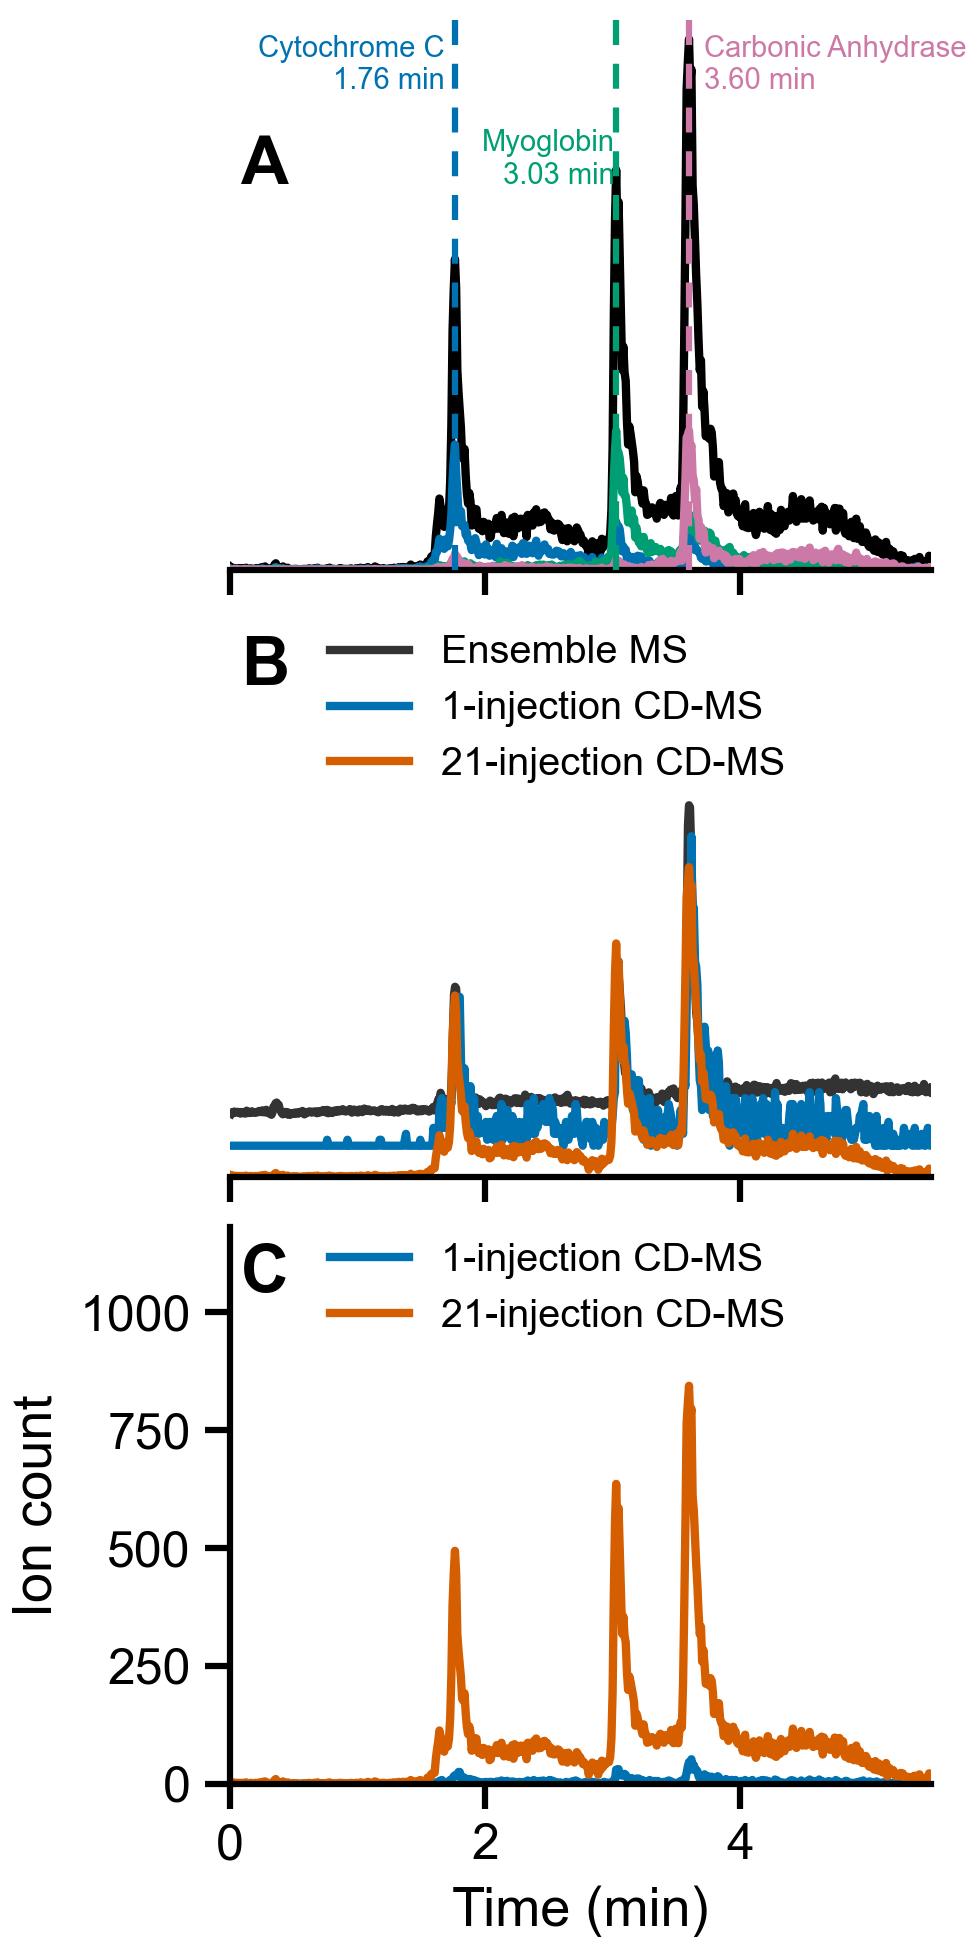

Reproduce this figure in Python.
"""Create the three-panel chromatogram comparison used in Figure 2."""

from pathlib import Path

import matplotlib.pyplot as plt
import numpy as np


DATA_ROOT = Path(
    r"Z:\Group Share\BHT\Temp\Paper\DMT\Protein Mix 21 Injections Set 1"
)
MERGED_ROOT = DATA_ROOT / "merged"
TWENTY_ONE_INJECTION_DIR = MERGED_ROOT / (
    "20260327_BHT_agilentc8column_protienmix_CDMS_0o1mgmLs_set1_merged_21_"
    "unidecfiles"
)
ONE_INJECTION_DIR = MERGED_ROOT / (
    "20260327_BHT_agilentc8column_protienmix_CDMS_0o1mgmLs_set1_merged_1_"
    "unidecfiles"
)
ENSEMBLE_CHROMATOGRAM = Path(
    r"Z:\Group Share\BHT\Temp\Paper\Ensemble Protein Mix Triplicate"
) / "UniDec_Figures_and_Files" / "Protein mix Rep 1 chrom.txt"

TIC_21 = TWENTY_ONE_INJECTION_DIR / "TIC_decon.txt"
TIC_1 = ONE_INJECTION_DIR / "TIC_chrom.txt"

# The one-injection TIC is zero-padded after the chromatographic run. All of the
# actual signals in the supplied files lie within this common time window.
TIME_LIMITS = (0.0, 5.5)

# Panel B traces are independently normalized to 0--100% first, then shifted
# slightly so that coincident features remain visible.
STAGGER_STEP = 10.0

OUTPUT_DIRECTORY = Path(__file__).resolve().parent
OUTPUT_PNG = OUTPUT_DIRECTORY / "Figure 2.png"
OUTPUT_PDF = OUTPUT_DIRECTORY / "Figure 2.pdf"
FIGURE_SIZE_INCHES = (3.25, 6.5)
OUTPUT_DPI = 300


def load_chromatogram(path: Path) -> tuple[np.ndarray, np.ndarray]:
    """Load and validate a two-column time/intensity chromatogram."""
    if not path.is_file():
        raise FileNotFoundError(f"Chromatogram not found: {path}")

    data = np.loadtxt(path, dtype=float)
    if data.ndim != 2 or data.shape[1] < 2:
        raise ValueError(f"Expected at least two columns in: {path}")

    time = data[:, 0]
    intensity = data[:, 1]
    finite = np.isfinite(time) & np.isfinite(intensity)
    if not np.any(finite):
        raise ValueError(f"No finite time/intensity pairs in: {path}")

    # Deconvolution can leave numerical noise around -1e-14. Ion counts are
    # physically non-negative, so remove only those negative values here.
    return time[finite], np.clip(intensity[finite], 0.0, None)


def normalize_to_percent(intensity: np.ndarray) -> np.ndarray:
    """Min-max normalize a signal to exactly 0--100%."""
    minimum = float(np.min(intensity))
    maximum = float(np.max(intensity))
    span = maximum - minimum
    if span <= 0:
        return np.zeros_like(intensity)
    return 100.0 * (intensity - minimum) / span


def style_axis(
    axis: plt.Axes, panel_letter: str, panel_letter_y: float = 0.97
) -> None:
    """Apply shared publication styling and add a panel letter."""
    axis.spines["top"].set_visible(False)
    axis.spines["right"].set_visible(False)
    axis.spines["left"].set_linewidth(1.5)
    axis.spines["bottom"].set_linewidth(1.5)
    axis.tick_params(direction="out", width=1.5, length=6)
    axis.set_xlim(*TIME_LIMITS)
    axis.text(
        0.015,
        panel_letter_y,
        panel_letter,
        transform=axis.transAxes,
        fontsize=16,
        fontweight="bold",
        ha="left",
        va="top",
        zorder=10,
    )


def hide_y_axis(axis: plt.Axes) -> None:
    """Hide the y-axis while retaining the data scaling."""
    axis.set_ylabel("")
    axis.set_yticks([])
    axis.spines["left"].set_visible(False)
    axis.tick_params(axis="y", left=False, labelleft=False)


def style_percent_axis(axis: plt.Axes, upper_limit: float = 104.0) -> None:
    """Set the normalized range while keeping the y-axis hidden."""
    axis.set_ylim(0.0, upper_limit)
    hide_y_axis(axis)


def make_figure() -> plt.Figure:
    """Build and return the complete three-row, one-column figure."""
    panel_a = [
        (TIC_21, "Total ion chromatogram", "#000000"),
        (
            TWENTY_ONE_INJECTION_DIR / "Swoop_mz__1153_z__11_decon.txt",
            "Cytochrome C EIC",
            "#0072B2",
        ),
        (
            TWENTY_ONE_INJECTION_DIR / "Swoop_mz__1326_z__13_decon.txt",
            "Myoglobin EIC",
            "#009E73",
        ),
        (
            TWENTY_ONE_INJECTION_DIR / "Swoop_mz__1433_z__20_decon.txt",
            "Carbonic Anhydrase EIC",
            "#CC79A7",
        ),
    ]
    comparison = [
        (ENSEMBLE_CHROMATOGRAM, "Ensemble MS", "#333333"),
        (TIC_1, "1-injection CD-MS", "#0072B2"),
        (TIC_21, "21-injection CD-MS", "#D55E00"),
    ]

    figure, axes = plt.subplots(
        nrows=3,
        ncols=1,
        sharex=True,
        figsize=FIGURE_SIZE_INCHES,
        constrained_layout=True,
    )

    # A: raw TIC and protein-specific EIC overlays (no normalization).
    for path, label, color in panel_a:
        time, intensity = load_chromatogram(path)
        if path != TIC_21:
            retention_time = float(time[np.argmax(intensity)])
            axes[0].axvline(
                retention_time,
                color=color,
                linestyle=(0, (4, 3)),
                linewidth=1.5,
                alpha=1.0,
                zorder=3,
            )
            protein_name = label.removesuffix(" EIC")
            if protein_name in {"Cytochrome C", "Myoglobin"}:
                label_x = retention_time - (
                    0.01 if protein_name == "Myoglobin" else 0.08
                )
                label_y = 0.79 if protein_name == "Myoglobin" else 0.96
                horizontal_alignment = "right"
            else:
                label_x = retention_time + (
                    0.12 if protein_name == "Carbonic Anhydrase" else 0.08
                )
                label_y = 0.96
                horizontal_alignment = "left"
            axes[0].text(
                label_x,
                label_y,
                f"{protein_name}\n{retention_time:.2f} min",
                transform=axes[0].get_xaxis_transform(),
                color=color,
                fontsize=7.0,
                fontweight="normal",
                ha=horizontal_alignment,
                va="top",
                zorder=4,
            )
        axes[0].plot(
            time,
            intensity,
            color=color,
            linewidth=2.0,
            label=label,
            zorder=2,
        )
    style_axis(axes[0], "A", panel_letter_y=0.78)
    axes[0].set_ylim(bottom=0.0)
    hide_y_axis(axes[0])

    # B: normalized comparison with a small vertical offset between traces.
    offsets = STAGGER_STEP * np.arange(len(comparison) - 1, -1, -1)
    for (path, label, color), offset in zip(comparison, offsets):
        time, intensity = load_chromatogram(path)
        axes[1].plot(
            time,
            normalize_to_percent(intensity) + offset,
            color=color,
            linewidth=2.0,
            label=label,
        )
    style_axis(axes[1], "B")
    # Leave a clear band above the staggered traces for the three-row legend.
    style_percent_axis(axes[1], upper_limit=180.0)
    axes[1].legend(
        loc="upper left",
        bbox_to_anchor=(0.12, 1.0),
        ncols=1,
        frameon=False,
        fontsize=9.5,
        handlelength=2.0,
        borderaxespad=0.0,
    )

    # C: raw (not normalized) one- and twenty-one-injection CD-MS TICs.
    maximum_raw_ion_count = 0.0
    for path, label, color in comparison[1:]:
        time, intensity = load_chromatogram(path)
        maximum_raw_ion_count = max(maximum_raw_ion_count, float(np.max(intensity)))
        axes[2].plot(
            time,
            intensity,
            color=color,
            linewidth=2.0,
            label=label,
        )
    style_axis(axes[2], "C")
    axes[2].set_ylabel("Ion count")
    axes[2].set_xlabel("Time (min)")
    # Reserve headroom for the legend instead of placing it over a raw TIC peak.
    axes[2].set_ylim(0.0, maximum_raw_ion_count * 1.40)
    axes[2].legend(
        loc="upper left",
        bbox_to_anchor=(0.12, 1.0),
        frameon=False,
        fontsize=9.5,
        borderaxespad=0.0,
    )

    return figure


def main() -> None:
    plt.rcParams.update(
        {
            "font.family": "Arial",
            "font.size": 12,
            "axes.labelsize": 13,
            "legend.fontsize": 9.5,
            "pdf.fonttype": 42,
            "ps.fonttype": 42,
            "savefig.transparent": True,
        }
    )

    figure = make_figure()
    # Do not use bbox_inches="tight" here: it changes the requested physical
    # dimensions. The PNG is exactly 3.25 inches wide at 300 DPI (975 pixels).
    figure.savefig(OUTPUT_PNG, dpi=OUTPUT_DPI)
    figure.savefig(OUTPUT_PDF, dpi=OUTPUT_DPI)
    plt.close(figure)
    print(f"Saved {OUTPUT_PNG}")
    print(f"Saved {OUTPUT_PDF}")


if __name__ == "__main__":
    main()
